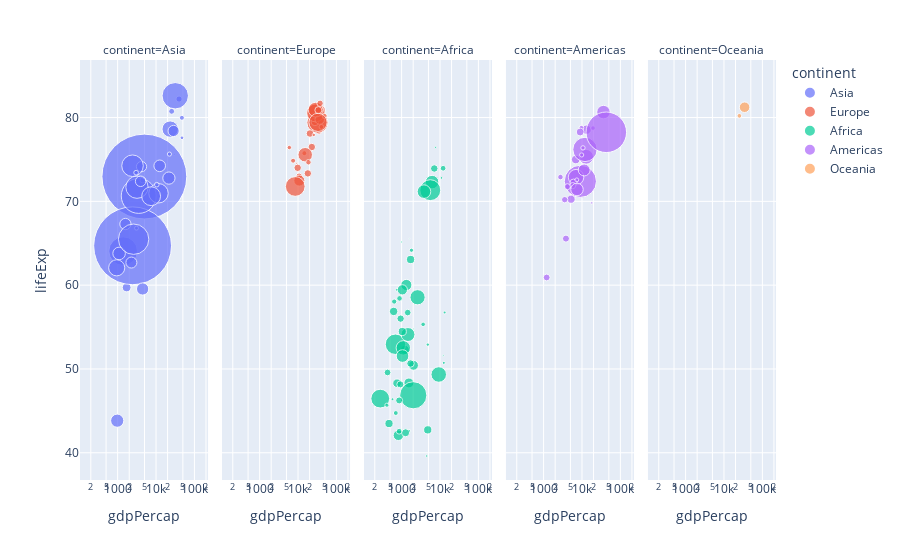

Here is the notebook cell this chart was saved with:
### Code cell
px.scatter(gapminder2007,x="gdpPercap",y="lifeExp",color="continent",size="pop",size_max=60,hover_name="country",facet_col="continent",log_x=True)
#hover_name="country" -> Controls which column's values appear as the hover label when you mouse over a data point.
#facet_col -> Splits the plot into subplots (facets), each showing data for a different continent.

### Figure 1 — Plotly figure (JSON) as saved in the notebook; plotly's stock layout.template omitted (floating-point values rounded to 4 significant figures)
{"data": [{"hovertemplate": "<b>%{hovertext}</b><br><br>continent=Asia<br>gdpPercap=%{x}<br>lifeExp=%{y}<br>pop=%{marker.size}<extra></extra>", "hovertext": ["Afghanistan", "Bahrain", "Bangladesh", "Cambodia", "China", "Hong Kong, China", "India", "Indonesia", "Iran", "Iraq", "Israel", "Japan", "Jordan", "Korea, Dem. Rep.", "Korea, Rep.", "Kuwait", "Lebanon", "Malaysia", "Mongolia", "Myanmar", "Nepal", "Oman", "Pakistan", "Philippines", "Saudi Arabia", "Singapore", "Sri Lanka", "Syria", "Taiwan", "Thailand", "Vietnam", "West Bank and Gaza", "Yemen, Rep."], "legendgroup": "Asia", "marker": {"color": "#636efa", "size": [31889923, 708573, 150448339, 14131858, 1318683096, 6980412, 1110396331, 223547000, 69453570, 27499638, 6426679, 127467972, 6053193, 23301725, 49044790, 2505559, 3921278, 24821286, 2874127, 47761980, 28901790, 3204897, 169270617, 91077287, 27601038, 4553009, 20378239, 19314747, 23174294, 65068149, 85262356, 4018332, 22211743], "sizemode": "area", "sizeref": 366300.0, "symbol": "circle"}, "mode": "markers", "name": "Asia", "orientation": "v", "showlegend": true, "type": "scatter", "x": [974.6, 29800.0, 1391.0, 1714.0, 4959.0, 39720.0, 2452.0, 3541.0, 11610.0, 4471.0, 25520.0, 31660.0, 4519.0, 1593.0, 23350.0, 47310.0, 10460.0, 12450.0, 3096.0, 944, 1091.0, 22320.0, 2606.0, 3190.0, 21650.0, 47140.0, 3970.0, 4185.0, 28720.0, 7458.0, 2442.0, 3025.0, 2281.0], "xaxis": "x", "y": [43.83, 75.64, 64.06, 59.72, 72.96, 82.21, 64.7, 70.65, 70.96, 59.55, 80.75, 82.6, 72.53, 67.3, 78.62, 77.59, 71.99, 74.24, 66.8, 62.07, 63.78, 75.64, 65.48, 71.69, 72.78, 79.97, 72.4, 74.14, 78.4, 70.62, 74.25, 73.42, 62.7], "yaxis": "y"}, {"hovertemplate": "<b>%{hovertext}</b><br><br>continent=Europe<br>gdpPercap=%{x}<br>lifeExp=%{y}<br>pop=%{marker.size}<extra></extra>", "hovertext": ["Albania", "Austria", "Belgium", "Bosnia and Herzegovina", "Bulgaria", "Croatia", "Czech Republic", "Denmark", "Finland", "France", "Germany", "Greece", "Hungary", "Iceland", "Ireland", "Italy", "Montenegro", "Netherlands", "Norway", "Poland", "Portugal", "Romania", "Serbia", "Slovak Republic", "Slovenia", "Spain", "Sweden", "Switzerland", "Turkey", "United Kingdom"], "legendgroup": "Europe", "marker": {"color": "#EF553B", "size": [3600523, 8199783, 10392226, 4552198, 7322858, 4493312, 10228744, 5468120, 5238460, 61083916, 82400996, 10706290, 9956108, 301931, 4109086, 58147733, 684736, 16570613, 4627926, 38518241, 10642836, 22276056, 10150265, 5447502, 2009245, 40448191, 9031088, 7554661, 71158647, 60776238], "sizemode": "area", "sizeref": 366300.0, "symbol": "circle"}, "mode": "markers", "name": "Europe", "orientation": "v", "showlegend": true, "type": "scatter", "x": [5937.0, 36130.0, 33690.0, 7446.0, 10680.0, 14620.0, 22830.0, 35280.0, 33210.0, 30470.0, 32170.0, 27540.0, 18010.0, 36180.0, 40680.0, 28570.0, 9254.0, 36800.0, 49360.0, 15390.0, 20510.0, 10810.0, 9787.0, 18680.0, 25770.0, 28820.0, 33860.0, 37510.0, 8458.0, 33200.0], "xaxis": "x2", "y": [76.42, 79.83, 79.44, 74.85, 73.0, 75.75, 76.49, 78.33, 79.31, 80.66, 79.41, 79.48, 73.34, 81.76, 78.89, 80.55, 74.54, 79.76, 80.2, 75.56, 78.1, 72.48, 74.0, 74.66, 77.93, 80.94, 80.88, 81.7, 71.78, 79.42], "yaxis": "y2"}, {"hovertemplate": "<b>%{hovertext}</b><br><br>continent=Africa<br>gdpPercap=%{x}<br>lifeExp=%{y}<br>pop=%{marker.size}<extra></extra>", "hovertext": ["Algeria", "Angola", "Benin", "Botswana", "Burkina Faso", "Burundi", "Cameroon", "Central African Republic", "Chad", "Comoros", "Congo, Dem. Rep.", "Congo, Rep.", "Cote d'Ivoire", "Djibouti", "Egypt", "Equatorial Guinea", "Eritrea", "Ethiopia", "Gabon", "Gambia", "Ghana", "Guinea", "Guinea-Bissau", "Kenya", "Lesotho", "Liberia", "Libya", "Madagascar", "Malawi", "Mali", "Mauritania", "Mauritius", "Morocco", "Mozambique", "Namibia", "Niger", "Nigeria", "Reunion", "Rwanda", "Sao Tome and Principe", "Senegal", "Sierra Leone", "Somalia", "South Africa", "Sudan", "Swaziland", "Tanzania", "Togo", "Tunisia", "Uganda", "Zambia", "Zimbabwe"], "legendgroup": "Africa", "marker": {"color": "#00cc96", "size": [33333216, 12420476, 8078314, 1639131, 14326203, 8390505, 17696293, 4369038, 10238807, 710960, 64606759, 3800610, 18013409, 496374, 80264543, 551201, 4906585, 76511887, 1454867, 1688359, 22873338, 9947814, 1472041, 35610177, 2012649, 3193942, 6036914, 19167654, 13327079, 12031795, 3270065, 1250882, 33757175, 19951656, 2055080, 12894865, 135031164, 798094, 8860588, 199579, 12267493, 6144562, 9118773, 43997828, 42292929, 1133066, 38139640, 5701579, 10276158, 29170398, 11746035, 12311143], "sizemode": "area", "sizeref": 366300.0, "symbol": "circle"}, "mode": "markers", "name": "Africa", "orientation": "v", "showlegend": true, "type": "scatter", "x": [6223.0, 4797.0, 1441.0, 12570.0, 1217.0, 430.1, 2042.0, 706.0, 1704.0, 986.1, 277.6, 3633.0, 1545.0, 2082.0, 5581.0, 12150.0, 641.4, 690.8, 13210.0, 752.7, 1328.0, 942.7, 579.2, 1463.0, 1569.0, 414.5, 12060.0, 1045.0, 759.3, 1043.0, 1803.0, 10960.0, 3820.0, 823.7, 4811.0, 619.7, 2014.0, 7670.0, 863.1, 1598.0, 1712.0, 862.5, 926.1, 9270.0, 2602.0, 4513.0, 1107.0, 883.0, 7093.0, 1056.0, 1271.0, 469.7], "xaxis": "x3", "y": [72.3, 42.73, 56.73, 50.73, 52.3, 49.58, 50.43, 44.74, 50.65, 65.15, 46.46, 55.32, 48.33, 54.79, 71.34, 51.58, 58.04, 52.95, 56.73, 59.45, 60.02, 56.01, 46.39, 54.11, 42.59, 45.68, 73.95, 59.44, 48.3, 54.47, 64.16, 72.8, 71.16, 42.08, 52.91, 56.87, 46.86, 76.44, 46.24, 65.53, 63.06, 42.57, 48.16, 49.34, 58.56, 39.61, 52.52, 58.42, 73.92, 51.54, 42.38, 43.49], "yaxis": "y3"}, {"hovertemplate": "<b>%{hovertext}</b><br><br>continent=Americas<br>gdpPercap=%{x}<br>lifeExp=%{y}<br>pop=%{marker.size}<extra></extra>", "hovertext": ["Argentina", "Bolivia", "Brazil", "Canada", "Chile", "Colombia", "Costa Rica", "Cuba", "Dominican Republic", "Ecuador", "El Salvador", "Guatemala", "Haiti", "Honduras", "Jamaica", "Mexico", "Nicaragua", "Panama", "Paraguay", "Peru", "Puerto Rico", "Trinidad and Tobago", "United States", "Uruguay", "Venezuela"], "legendgroup": "Americas", "marker": {"color": "#ab63fa", "size": [40301927, 9119152, 190010647, 33390141, 16284741, 44227550, 4133884, 11416987, 9319622, 13755680, 6939688, 12572928, 8502814, 7483763, 2780132, 108700891, 5675356, 3242173, 6667147, 28674757, 3942491, 1056608, 301139947, 3447496, 26084662], "sizemode": "area", "sizeref": 366300.0, "symbol": "circle"}, "mode": "markers", "name": "Americas", "orientation": "v", "showlegend": true, "type": "scatter", "x": [12780.0, 3822.0, 9066.0, 36320.0, 13170.0, 7007.0, 9645.0, 8948.0, 6025.0, 6873.0, 5728.0, 5186.0, 1202.0, 3548.0, 7321.0, 11980.0, 2749.0, 9809.0, 4173.0, 7409.0, 19330.0, 18010.0, 42950.0, 10610.0, 11420.0], "xaxis": "x4", "y": [75.32, 65.55, 72.39, 80.65, 78.55, 72.89, 78.78, 78.27, 72.23, 74.99, 71.88, 70.26, 60.92, 70.2, 72.57, 76.19, 72.9, 75.54, 71.75, 71.42, 78.75, 69.82, 78.24, 76.38, 73.75], "yaxis": "y4"}, {"hovertemplate": "<b>%{hovertext}</b><br><br>continent=Oceania<br>gdpPercap=%{x}<br>lifeExp=%{y}<br>pop=%{marker.size}<extra></extra>", "hovertext": ["Australia", "New Zealand"], "legendgroup": "Oceania", "marker": {"color": "#FFA15A", "size": [20434176, 4115771], "sizemode": "area", "sizeref": 366300.0, "symbol": "circle"}, "mode": "markers", "name": "Oceania", "orientation": "v", "showlegend": true, "type": "scatter", "x": [34440.0, 25190.0], "xaxis": "x5", "y": [81.23, 80.2], "yaxis": "y5"}], "layout": {"annotations": [{"font": {}, "showarrow": false, "text": "continent=Asia", "x": 0.092, "xanchor": "center", "xref": "paper", "y": 1, "yanchor": "bottom", "yref": "paper"}, {"font": {}, "showarrow": false, "text": "continent=Europe", "x": 0.296, "xanchor": "center", "xref": "paper", "y": 1, "yanchor": "bottom", "yref": "paper"}, {"font": {}, "showarrow": false, "text": "continent=Africa", "x": 0.5, "xanchor": "center", "xref": "paper", "y": 1, "yanchor": "bottom", "yref": "paper"}, {"font": {}, "showarrow": false, "text": "continent=Americas", "x": 0.704, "xanchor": "center", "xref": "paper", "y": 1, "yanchor": "bottom", "yref": "paper"}, {"font": {}, "showarrow": false, "text": "continent=Oceania", "x": 0.908, "xanchor": "center", "xref": "paper", "y": 1, "yanchor": "bottom", "yref": "paper"}], "autosize": true, "legend": {"itemsizing": "constant", "title": {"text": "continent"}, "tracegroupgap": 0}, "margin": {"t": 60}, "xaxis": {"anchor": "y", "autorange": true, "domain": [0, 0.184], "range": [1.768, 5.854], "title": {"text": "gdpPercap"}, "type": "log"}, "xaxis2": {"anchor": "y2", "autorange": true, "domain": [0.204, 0.388], "matches": "x", "range": [1.768, 5.854], "title": {"text": "gdpPercap"}, "type": "log"}, "xaxis3": {"anchor": "y3", "autorange": true, "domain": [0.408, 0.592], "matches": "x", "range": [1.768, 5.854], "title": {"text": "gdpPercap"}, "type": "log"}, "xaxis4": {"anchor": "y4", "autorange": true, "domain": [0.612, 0.796], "matches": "x", "range": [1.768, 5.854], "title": {"text": "gdpPercap"}, "type": "log"}, "xaxis5": {"anchor": "y5", "autorange": true, "domain": [0.816, 1], "matches": "x", "range": [1.768, 5.854], "title": {"text": "gdpPercap"}, "type": "log"}, "yaxis": {"anchor": "x", "autorange": true, "domain": [0, 1], "range": [36.27, 88.74], "title": {"text": "lifeExp"}, "type": "linear"}, "yaxis2": {"anchor": "x2", "autorange": true, "domain": [0, 1], "matches": "y", "range": [36.27, 88.74], "showticklabels": false, "type": "linear"}, "yaxis3": {"anchor": "x3", "autorange": true, "domain": [0, 1], "matches": "y", "range": [36.27, 88.74], "showticklabels": false, "type": "linear"}, "yaxis4": {"anchor": "x4", "autorange": true, "domain": [0, 1], "matches": "y", "range": [36.27, 88.74], "showticklabels": false, "type": "linear"}, "yaxis5": {"anchor": "x5", "autorange": true, "domain": [0, 1], "matches": "y", "range": [36.27, 88.74], "showticklabels": false, "type": "linear"}}}
